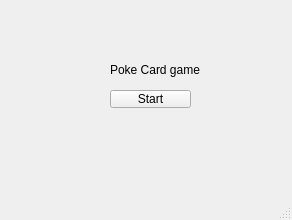
<?xml version="1.0" encoding="UTF-8"?>
<ui version="4.0">
 <class>MainWindow</class>
 <widget class="QMainWindow" name="MainWindow">
  <property name="geometry">
   <rect>
    <x>0</x>
    <y>0</y>
    <width>292</width>
    <height>220</height>
   </rect>
  </property>
  <property name="windowTitle">
   <string>MainWindow</string>
  </property>
  <widget class="QWidget" name="centralwidget">
   <widget class="QLabel" name="label">
    <property name="geometry">
     <rect>
      <x>110</x>
      <y>60</y>
      <width>91</width>
      <height>20</height>
     </rect>
    </property>
    <property name="text">
     <string>Poke Card game</string>
    </property>
   </widget>
   <widget class="QPushButton" name="StartButton">
    <property name="geometry">
     <rect>
      <x>110</x>
      <y>90</y>
      <width>81</width>
      <height>18</height>
     </rect>
    </property>
    <property name="text">
     <string>Start</string>
    </property>
   </widget>
  </widget>
  <widget class="QStatusBar" name="statusbar"/>
  <widget class="QMenuBar" name="menuBar">
   <property name="geometry">
    <rect>
     <x>0</x>
     <y>0</y>
     <width>292</width>
     <height>17</height>
    </rect>
   </property>
  </widget>
 </widget>
 <resources/>
 <connections/>
</ui>
